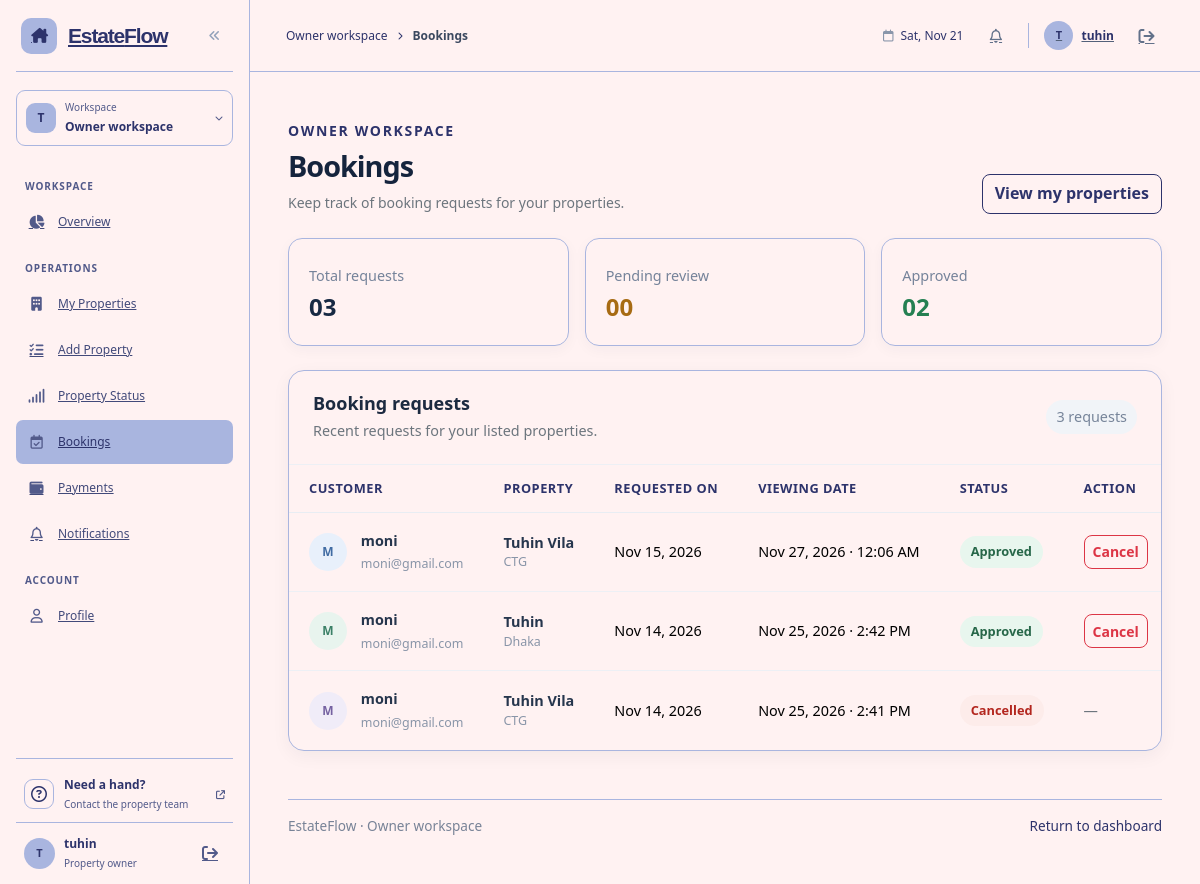
Page /backend/owner/property_crud/bookings.php (signed in) on the earlier database version.
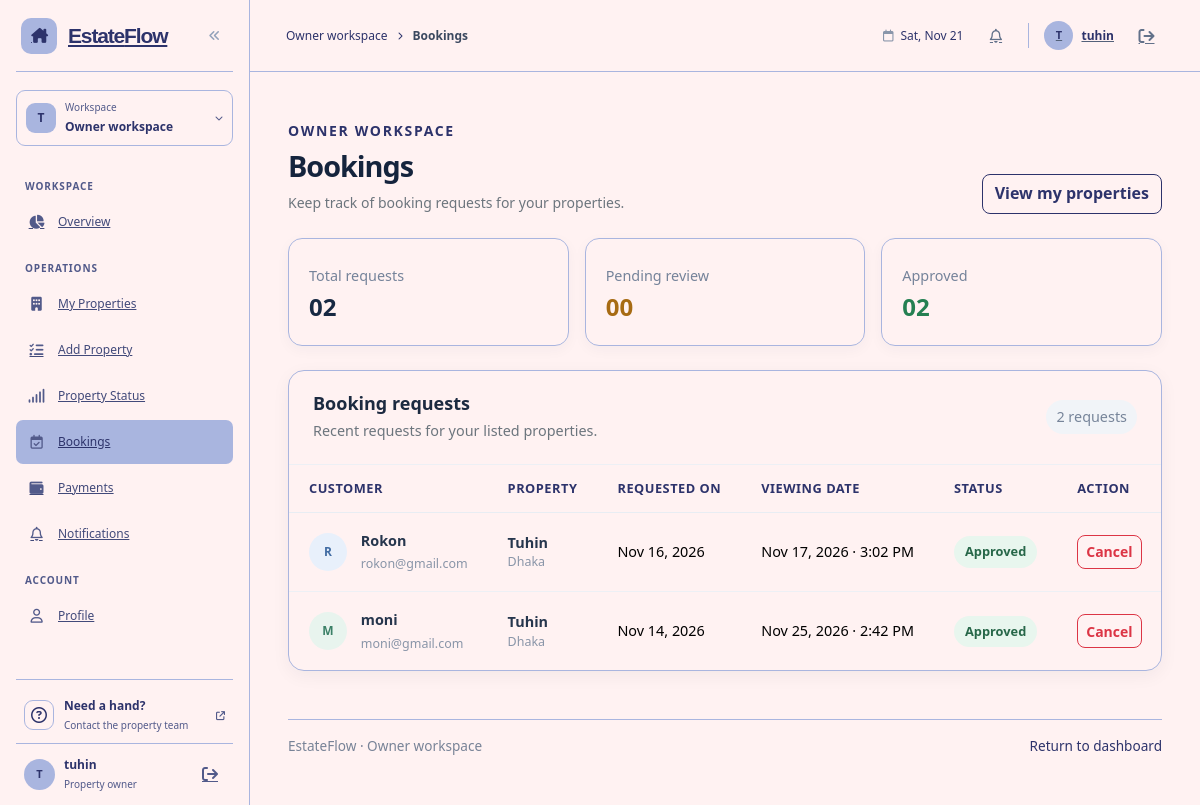
Same page on the later database version.
### tables this page shows
CREATE TABLE `bookings` (
  `booking_id` bigint UNSIGNED NOT NULL,
  `property_id` bigint UNSIGNED NOT NULL,
  `customer_id` bigint UNSIGNED NOT NULL,
  `booking_date` datetime NOT NULL,
  `status` enum('pending','approved','cancelled') NOT NULL DEFAULT 'pending',
  `created_at` datetime NOT NULL DEFAULT CURRENT_TIMESTAMP
);

CREATE TABLE `users` (
  `user_id` bigint UNSIGNED NOT NULL,
  `name` varchar(100) NOT NULL,
  `email` varchar(100) NOT NULL,
  `password_hash` varchar(255) NOT NULL,
  `phone` varchar(20) DEFAULT NULL,
  `status` enum('active','inactive') NOT NULL DEFAULT 'active',
  `created_at` datetime NOT NULL DEFAULT CURRENT_TIMESTAMP,
  `role` enum('admin','customer','agent','owner') NOT NULL
);

CREATE TABLE `properties` (
  `property_id` bigint UNSIGNED NOT NULL,
  `owner_id` bigint UNSIGNED NOT NULL,
  `title` varchar(100) NOT NULL,
  `property_type` enum('flat','land','commercial') NOT NULL,
  `address` varchar(255) NOT NULL,
  `area_sqft` decimal(10,2) DEFAULT NULL,
  `price` decimal(12,2) DEFAULT NULL,
  `monthly_rent` decimal(12,2) DEFAULT NULL,
  `flat_details` varchar(100) NOT NULL,
  `status` enum('available','sold','rented') NOT NULL DEFAULT 'available',
  `description` text,
  `created_at` datetime NOT NULL DEFAULT CURRENT_TIMESTAMP,
  `imagas` varchar(100) NOT NULL
);

### backend/owner/property_crud/bookings.php (the view, shortened to what the changed rows need)
<?php
include_once 'dbconfig.php';
$owner_id = (int)$_SESSION['user_id'];
$stmt = $conn->prepare("SELECT b.booking_id, b.booking_date, b.status, b.created_at,
                               p.title, p.address,
                               u.name AS customer_name, u.email AS customer_email
                        FROM bookings b
                        JOIN properties p ON p.property_id = b.property_id
                        JOIN customers c  ON c.customer_id = b.customer_id
                        JOIN users u      ON u.user_id = c.user_id
                        WHERE p.owner_id = ?
                        ORDER BY b.created_at DESC");
$stmt->bind_param('i', $owner_id);
$stmt->execute();
$bookings = $stmt->get_result()->fetch_all(MYSQLI_ASSOC);
$total    = count($bookings);
$avatars = ['avatar-blue', 'avatar-green', 'avatar-purple', 'avatar-amber'];
$labels  = ['pending' => 'Pending review', 'approved' => 'Approved', 'cancelled' => 'Cancelled'];
function initials($name) {
  $parts = preg_split('/\s+/', trim($name));
  $out = strtoupper(mb_substr($parts[0] ?? '', 0, 1));
  return $out ?: '?';
}
function h($s) { return htmlspecialchars((string)$s); }
?>
<!doctype html>
<html lang="en">
<head>
    <link href="https://cdn.jsdelivr.net/npm/bootstrap@5.3.3/dist/css/bootstrap.min.css" rel="stylesheet">
    <link href="https://cdnjs.cloudflare.com/ajax/libs/font-awesome/6.5.2/css/all.min.css" rel="stylesheet">
    <link rel="stylesheet" href="../assets/css/owner/dashboard.css">
    <link rel="stylesheet" href="../assets/css/owner/bookings.css">
    <link rel="stylesheet" href="../../shared/assets/css/palette.css">
</head>
<body class="owner-bookings-page">
    <div class="owner-layout">
        <?php
        include __DIR__ . '/../include/owner_leftber.php';
        ?>
        <div class="owner-main-shell">
    <main class="container py-4 py-lg-5">
        <header class="d-flex flex-column flex-md-row align-items-md-end justify-content-between gap-3 mb-4">
            <div>
                <h1 class="display-6 fw-bold mb-2">Bookings</h1>
            </div>
        </header>
        <section class="row g-3 mb-4" aria-label="Booking totals">
            <div class="col-12 col-sm-4">
                <article class="summary-card h-100">
                    <span class="summary-label">Total requests</span>
                    <strong><?= str_pad($total, 2, '0', STR_PAD_LEFT) ?></strong>
                </article>
            </div>
        </section>
        <section class="booking-panel" aria-labelledby="booking-list-title">
            <div class="booking-panel-heading d-flex flex-wrap align-items-center justify-content-between gap-2">
                <div>
                    <h2 id="booking-list-title" class="h4 mb-1">Booking requests</h2>
                    <p class="text-secondary mb-0">Recent requests for your listed properties.</p>
                </div>
                <span class="request-count"><?= $total ?> request<?= $total === 1 ? '' : 's' ?></span>
            </div>
            <div class="table-responsive">
                <table class="table align-middle mb-0">
                    <thead>
                        <tr>
                            <th scope="col">Customer</th>
                            <th scope="col">Property</th>
                            <th scope="col">Requested on</th>
                            <th scope="col">Viewing date</th>
                            <th scope="col">Status</th>
                            <th scope="col">Action</th>
                        </tr>
                    </thead>
                    <tbody>
                    <?php if ($total === 0): ?>
                        <tr><td colspan="6" class="text-center text-secondary py-4">Ekhono kono booking request ashe ni.</td></tr>
                    <?php else: ?>
                        <?php foreach ($bookings as $i => $b): ?>
                        <tr>
                            <td>
                                <span class="customer-avatar <?= $avatars[$i % 4] ?>" aria-hidden="true"><?= h(initials($b['customer_name'])) ?></span>
                                <span class="customer-info"><strong><?= h($b['customer_name']) ?></strong><small><?= h($b['customer_email']) ?></small></span>
                            </td>
                            <td><strong><?= h($b['title']) ?></strong><small><?= h($b['address']) ?></small></td>
                            <td><?= h(date('M d, Y', strtotime($b['created_at']))) ?></td>
                            <td><?= h(date('M d, Y · g:i A', strtotime($b['booking_date']))) ?></td>
                            <td><span class="status-badge status-<?= h($b['status']) ?>"><?= h($labels[$b['status']] ?? ucfirst($b['status'])) ?></span></td>
                            <td>
                                <?php if ($b['status'] === 'pending'): ?>
                                    <form class="action-form" method="post">
                                        <input type="hidden" name="booking_id" value="<?= (int)$b['booking_id'] ?>">
                                        <button class="btn btn-sm btn-success" name="action" value="approve" type="submit">Approve</button>
                                        <button class="btn btn-sm btn-outline-danger" name="action" value="cancel" type="submit"
                                                onclick="return confirm('Ei booking cancel korben?');">Cancel</button>
                                    </form>
                                <?php elseif ($b['status'] === 'approved'): ?>
                                    <form class="action-form" method="post">
                                        <button class="btn btn-sm btn-outline-danger" name="action" value="cancel" type="submit"
                                                onclick="return confirm('Ei booking cancel korben?');">Cancel</button>
                                    </form>
                                <?php else: ?>
                                    <span class="text-secondary">—</span>
                                <?php endif; ?>
                            </td>
                        </tr>
                        <?php endforeach; ?>
                    <?php endif; ?>
                    </tbody>
                </table>
            </div>
        </section>
    </main>
        </div>
    </div>
</body>
</html>

Differences in the rows shown:
removed bookings: users.name "M", users.name "moni", users.email "moni@gmail.com", property.title "Tuhin Vila", property.address "CTG", created_at "Nov 15, 2026", booking_date "Nov 27, 2026 · 12:06 AM", status "Approved"
removed bookings: users.name "M", users.name "moni", users.email "moni@gmail.com", property.title "Tuhin Vila", property.address "CTG", created_at "Nov 14, 2026", booking_date "Nov 25, 2026 · 2:41 PM", status "Cancelled"
added bookings: users.name "R", users.name "Rokon", users.email "rokon@gmail.com", property.title "Tuhin", property.address "Dhaka", created_at "Nov 16, 2026", booking_date "Nov 17, 2026 · 3:02 PM", status "Approved"
Other differences:
str_pad($total, 2, '0', STR_PAD_LEFT): "03" → "02"
$total: "3" → "2"
